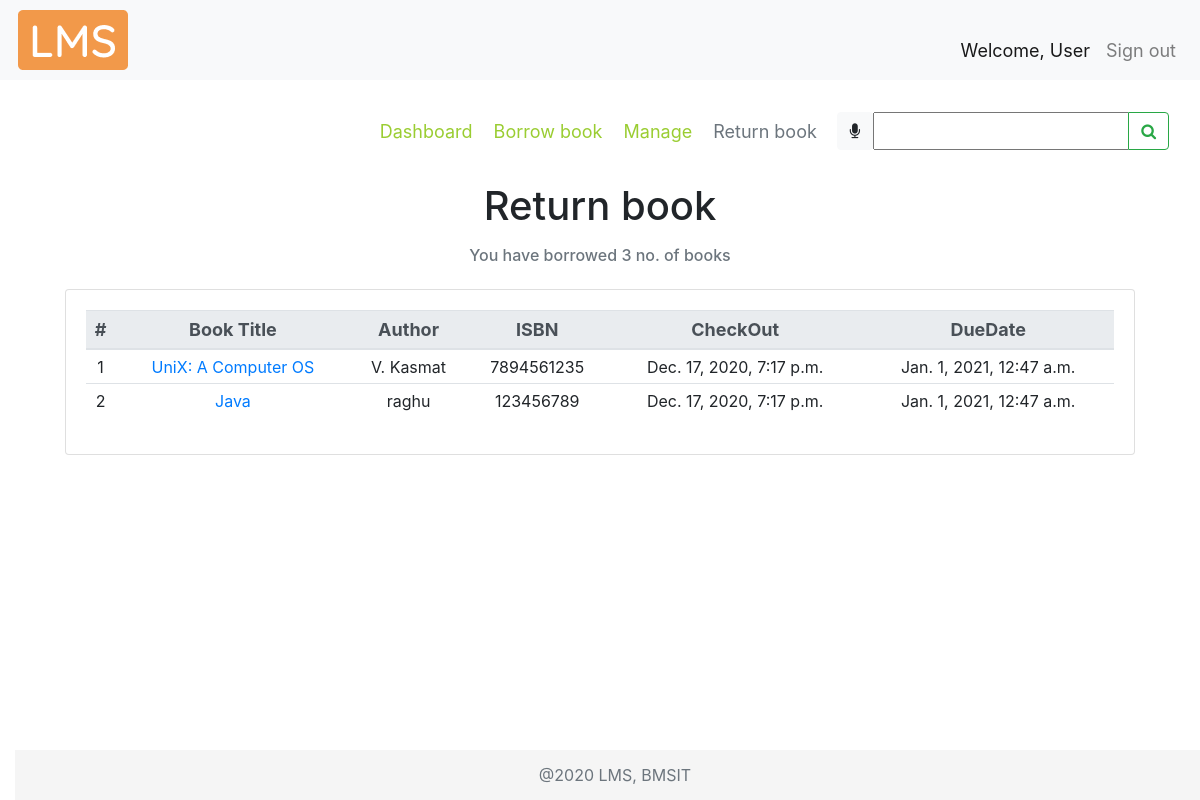
The page /returnbook/ on the database as committed earlier.
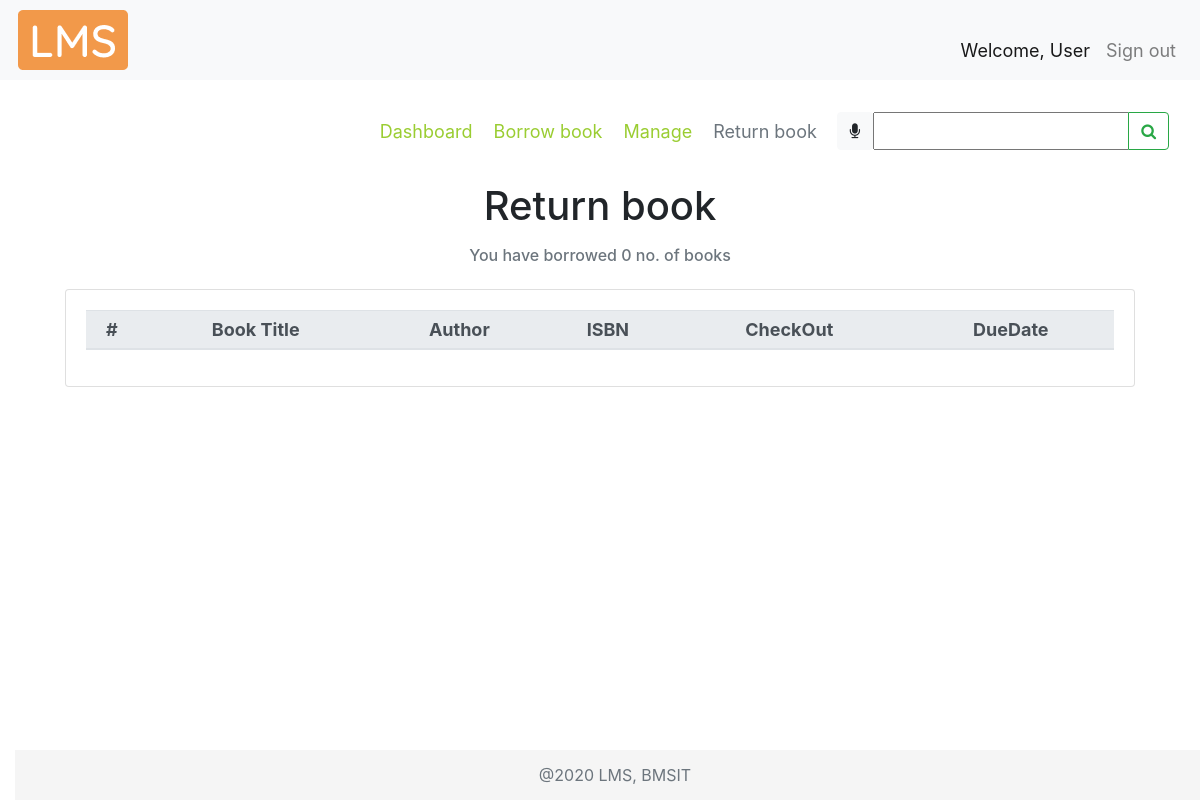
The same page on the database as committed later.
### libraryApp/models.py (models this page shows, shortened)
class BOOK(models.Model):
    GENRE = (
        ("CS", "Computer Science"),
        ("MATH", "Mathematics"),
        ("ELE", "Electronics"),
        ("TC", "Telecommunication"),
        ("CHE", "Chemistry"),
        ("PHY", "Physics"),
        ("MEC", "Mechanics"),
        ("EVS", "Environmental Science"),
        ("BIO", "Bioengineering"),
        ("BUS", "Business Skills"),
    )
    bookTitle = models.CharField(max_length=50)
    genre = models.CharField(max_length=30, null=True, choices=GENRE)
    pubYear = models.CharField(max_length=4, null=True)
    isbn = models.CharField(max_length=13, null=True)
    librarianID = models.ForeignKey(
        LIBRARIAN, null=True, on_delete=models.SET_NULL)
    pubID = models.ForeignKey(PUBLISHER, null=True, on_delete=models.CASCADE)
    authorID = models.ManyToManyField(AUTHOR)
    def __str__(self):
        return self.bookTitle

class AUTHOR(models.Model):
    authorName = models.CharField(max_length=30)
    def __str__(self):
        return self.authorName

class BORROWEDBOOK(models.Model):
    checkOut = models.DateTimeField(auto_now_add=True, null=True)
    dueDate = models.DateTimeField(null=True, blank=True)
    checkIn = models.DateTimeField(auto_now_add=False, null=True, blank=True)
    userID = models.ForeignKey(USER, null=True, on_delete=models.SET_NULL)
    bookID = models.ForeignKey(BOOK, null=True, on_delete=models.SET_NULL)

### libraryApp/views.py (the view)
# urls.py: path('returnbook/', views.returnBook, name="returnbook"),
def returnBook(request):
    returnBook = 'libraryApp/return_book.html'
    borrowedBooksCount = BORROWEDBOOK.objects.count()
    books = BOOK.objects.all()
    myFilter = BookFilter(request.GET, queryset=BOOK.objects.all())
    if request.method == "POST":
        print(request.POST)
        return redirect(searchBook, book=request.POST['bookTitle'])
    rbActive = True
    bbList = []
    start_time = time.time()
    for i in books:
        bb = i.borrowedbook_set.all()
        if bb.exists():
            for j in bb:
                bookid = j.bookID.id
                authors = AUTHOR.objects.filter(book__id=bookid)
                userName = j.userID.fName + " " + j.userID.mName + " " + j.userID.lName
                authorList = []
                for a in authors.all():
                    if a not in authorList:  # loic to check redundancy
                        authorList.append(a)
                authorString = ', '.join(map(str, authorList))
                if j.checkIn is None:
                    bbList.append(tempDashboard(None, j.bookID, bookid, userName,
                                                authorString, j.bookID.isbn, j.checkOut, None, j.dueDate))
                print(bookid, authorString)
    print("--- %s seconds ---" % (time.time() - start_time))
    context = {
        "borrowedBooks": bbList,
        "count": borrowedBooksCount,
        "myFilter": myFilter,
        "rbActive": rbActive
    }
    return render(request, returnBook, context)

### libraryApp/templates/libraryApp/return_book.html (shortened to what this page needs)
{% extends 'libraryApp/main.html' %}
{% load static %}
{% block content %}
<nav class="navbar">
  <div class="navbar-nav mySubMenu ml-auto">
    <nav>
      <a href="{% url 'dashboard' %}">Dashboard</a>
        <a href="{% url 'borrowbook' %}">Borrow book</a>
        <a href="{% url 'manage' %}">Manage</a>
        <a class="text-muted" href="{% url 'returnbook' %}">Return book</a>
    </nav>
  </div>
  <form class="form-inline" method="POST">
    <div class="input-group">
      <div id="speech" class="btn btn-light" title="Click the mic to speak">
        <i class="fa fa-microphone" aria-hidden="true"></i>
      </div>
      {{myFilter.form}}
      <div class="input-group-append">
        <button id="searchButton" class="btn btn-outline-success" type="submit">
          <i class="fa fa-search"></i>
        </button>
      </div>
    </div>
  </form>
</nav>
<br>
<div class="row text-center booksTable container">
    <div class="col-md-12">
        <h1>
           Return book
        </h1>
        <div class="col-md-12 mt-3">
        <h6 class="form-text text-muted">
            You have borrowed {{count}} no. of books
        </h6>
        </div>
        <div class="card card-body mt-4">
            <table class="table table-sm table-hover">
            <thead class="thead-light threadText">
                <tr>
                    <th scope="col">#</th>
                    <th scope="col">Book Title</th>
                    <th scope="col">Author</th>
                    <th scope="col">ISBN</th>
                    <th scope="col">CheckOut</th>
                    <th scope="col">DueDate</th>
                </tr>
            </thead>
                {% for i in borrowedBooks %}
                    <tr>
                        <td>{{forloop.counter}}</td>
                        <td><a href="{% url 'viewbook' i.bookID %}">{{i.bookTitle}}</a></td>
                        <td>{{i.authorName}}</td>
                        <td>{{i.isbn}}</td>
                        <td>{{i.checkOut}}</td>
                        <td>{{i.dueDate}}</td>
                    </tr>
                {% endfor %}
            </table>
        </div>
    </div>
    <br>
    {% endblock %}

### libraryApp/templates/libraryApp/main.html (shortened to what this page needs)
{% load static %}
<!DOCTYPE html>
<html lang="en">
<head>
  <link rel="stylesheet" href="https://stackpath.bootstrapcdn.com/bootstrap/4.3.1/css/bootstrap.min.css"
>
  <link rel="stylesheet" href="https://stackpath.bootstrapcdn.com/font-awesome/4.7.0/css/font-awesome.min.css">
  <link rel="stylesheet" href="{% static '/css/main.css' %}">
</head>
<body>
  {% include 'libraryApp/navbar.html' %}
  <br>
  <div class="container-fluid">
    {% block content %}
    {% endblock %}
  </div>
  <br>
  <footer class="footer">
    <div class="container text-center">
      <span class="text-muted">@2020 LMS, BMSIT</span>
    </div>
  </footer>
</body>
</html>

### libraryApp/templates/libraryApp/navbar.html (shortened to what this page needs)
{% load static %}
<nav class="navbar navbar-expand-lg navbar-light bg-light align-items-end">
    <img class="logo" src="{% static '/img/lms.png' %}" alt="" >
  <div class="collapse navbar-collapse" id="navbarNavAltMarkup">
    <div class="navbar-nav navbar-right ml-auto">
      <a class="nav-item nav-link active welcomeMsg" href="#">Welcome, User<span class="sr-only">(current)</span></a>
      <a class="nav-item nav-link welcomeMsg" href="{% url 'signin' %}">Sign out</a>
    </div>
  </div>
</nav>

### static/css/main.css (style rules this page uses)
html { position: relative; min-height: 100%; }
body { margin-bottom: 60px; background-color: #fff; }
.footer { position: absolute; bottom: 0; width: 100%; height: 50px; line-height: 50px; background-color: #f5f5f5; }
.booksTable { padding: 0 20px; margin: auto; }
.mySubMenu { margin-right: 10px; padding: 2px; font-size: large; }
.mySubMenu a { padding-left: 8px; padding-right: 8px; color: yellowgreen; }

### libraryApp/templates/libraryApp/main.html (style rules this page uses)
.threadText { font-size: 18px; padding: 5px; margin: 5px; }

### libraryApp/templates/libraryApp/navbar.html (style rules this page uses)
.welcomeMsg { font-size: 18px; color: #555555; }
.logo { margin: 2px; }

Rows that differ between the two databases and show on the page:
removed BOOK: bookTitle "UniX: A Computer OS", isbn "7894561235"
removed AUTHOR: authorName "V. Kasmat"
removed BORROWEDBOOK: checkOut "Dec. 17, 2020, 7:17 p.m.", dueDate "Jan. 1, 2021, 12:47 a.m."
removed BOOK: bookTitle "Java", isbn "123456789"
removed AUTHOR: authorName "raghu"
removed BORROWEDBOOK: checkOut "Dec. 17, 2020, 7:17 p.m.", dueDate "Jan. 1, 2021, 12:47 a.m."
Other text that changed with them:
{{ count }}: "3" → "0"
list line gone: "1"
list line gone: "2"
